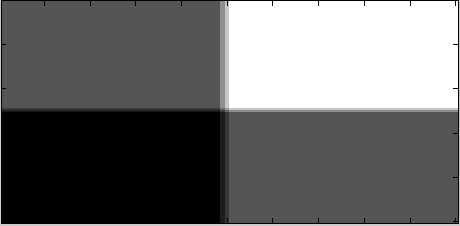
%> input picture Code/psnr calculation/original.PNG, 460 x 226 px
$ octave 'psnr cal.m'   (GNU Octave 9; MATLAB toolbox functions it lacks are replaced by stand-ins)
%> lines starting %> are read from the running program, lines starting %| are printed output that depends on the picture
% Demo to calculate MSE and PSNR of a gray scale image.
% Clean up.
clc;    % Clear the command window.
close all;  % Close all figures (except those of imtool.)
clear;  % Erase all existing variables.
workspace;  % Make sure the workspace panel is showing.
format long g;
format compact;
fontSize = 20;

% Read in a standard MATLAB gray scale demo image.
grayImage = imread('original.png');
%> grayImage is the input picture: size 226x460x3 uint8; mean R, G, B 106.6, 106.3, 106.3
%noisyImage = imread('noisy.png');
[rows columns] = size(grayImage);
%> rows = 226; columns = 1380

% Display the first image.
subplot(2, 2, 1);
imshow(grayImage, []);
title('Original Gray Scale Image', 'FontSize', fontSize);
set(gcf, 'Position', get(0,'Screensize')); % Maximize figure.

% Get a second image by adding noise to the first image.
noisyImage = imnoise(grayImage, 'gaussian', 0, 0.003);
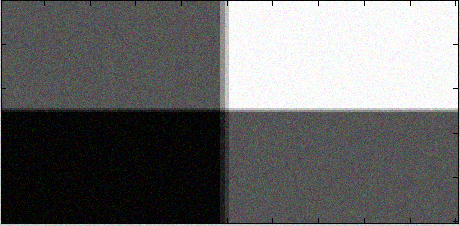
%> noisyImage: size 226x460x3 uint8; mean R, G, B 106.5, 106.4, 106.3

% Display the second image.
subplot(2, 2, 2);
imshow(noisyImage, []);
title('Noisy Image', 'FontSize', fontSize);

%------ PSNR CALCULATION ----------------------------------------------------------
% Now we have our two images and we can calculate the PSNR.
% First, calculate the "square error" image.
% Make sure they're cast to floating point so that we can get negative differences.
% Otherwise two uint8's that should subtract to give a negative number
% would get clipped to zero and not be negative.
squaredErrorImage = (double(grayImage) - double(noisyImage)) .^ 2;
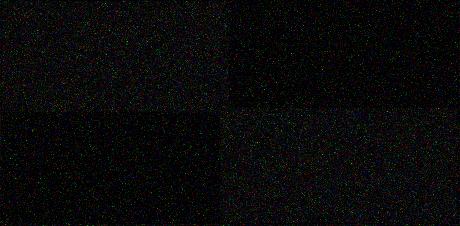
%> squaredErrorImage: size 226x460x3 double; mean R, G, B 147.5, 148, 147.7; drawn with min black and max white
% Display the squared error image.
subplot(2, 2, 3);
imshow(squaredErrorImage, []);
title('Squared Error Image', 'FontSize', fontSize);
% Sum the Squared Image and divide by the number of elements
% to get the Mean Squared Error.  It will be a scalar (a single number).
mse = sum(sum(squaredErrorImage)) / (rows * columns);
%> mse = [49.15 49.32 49.23]
% Calculate PSNR (Peak Signal to Noise Ratio) from the MSE according to the formula.
%> (the run ends here)
